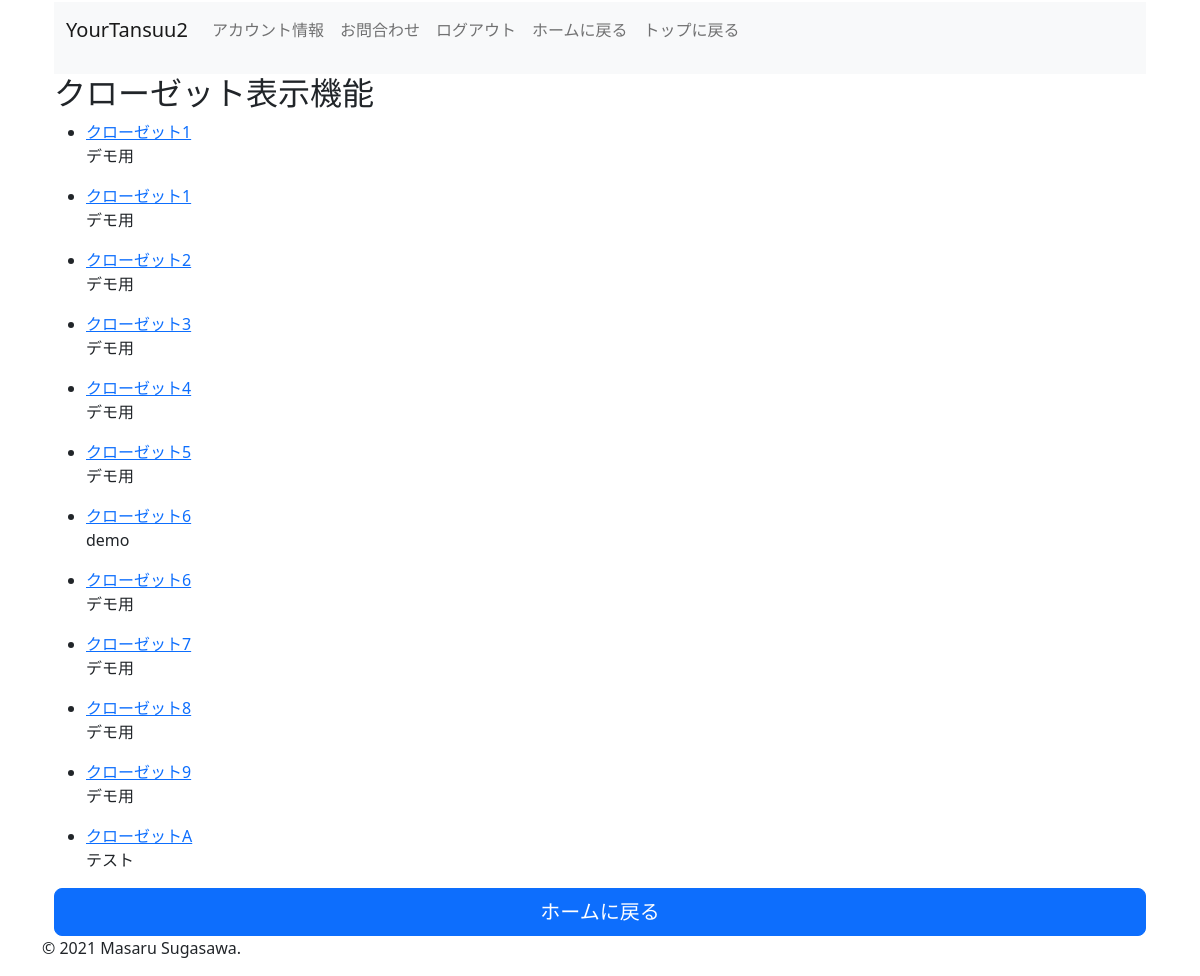
The page /contents/closet_list/ (signed in) on the database as committed earlier.
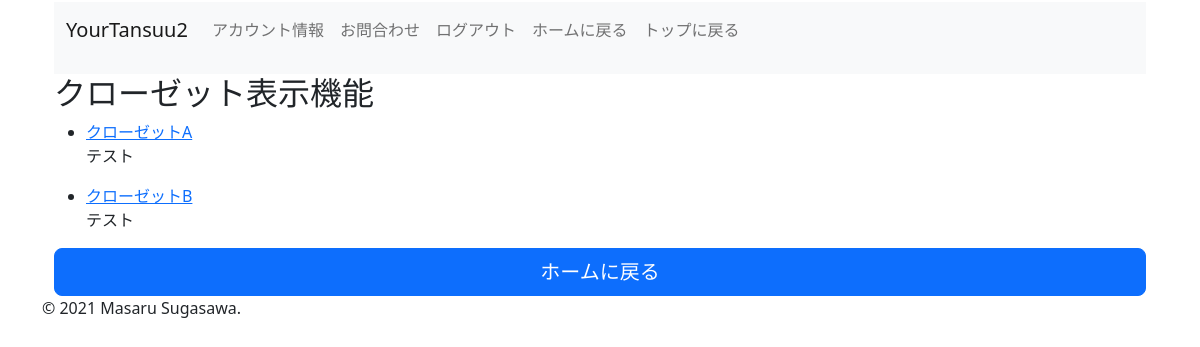
The same page on the database as committed later.
### item/models.py (models this page shows, shortened)
class Closet(models.Model):
    user = models.ForeignKey(settings.AUTH_USER_MODEL, verbose_name='ユーザー', on_delete=models.CASCADE,null=True)
    closet_name = models.CharField(verbose_name='クローゼット名', max_length=255)
    closet_memo = models.CharField(verbose_name='メモ', max_length=325)
    create_date = models.DateTimeField(verbose_name='作成日', auto_now_add=True)
    class Meta:
        ordering = ['closet_name']

### item/views.py (the view)
# urls.py: path('closet_list/',ClosetListView, name = 'closet_list'),
@login_required
def ClosetListView(request):
    object_list = Closet.objects.filter(user_id = request.user)
    return render(request, 'contents/closet_list.html', {'object_list':object_list})

### templates/contents/closet_list.html (shortened to what this page needs)
{% extends 'contents/base.html' %}
{% load django_bootstrap5 %}
{% block content %}
<div class="container">
    <h2>クローゼット表示機能</h2>
    {% for item in object_list %}
    <ul>
    <li><a href="{% url 'item_list' %}?closet={{ item.pk }}">{{ item.closet_name }}</a></li>
    <p>{{ item.closet_memo }}</p>
  </ul>
    {% endfor %}
<a href="{% url 'home' %}"button class="w-100 btn btn-lg btn-primary" type="submit">ホームに戻る</a></button>
</div>
{% endblock content %}

Rows that differ between the two databases and show on the page:
removed Closet: closet_name "クローゼット1", closet_memo "デモ用"
removed Closet: closet_name "クローゼット1", closet_memo "デモ用"
removed Closet: closet_name "クローゼット2", closet_memo "デモ用"
removed Closet: closet_name "クローゼット3", closet_memo "デモ用"
removed Closet: closet_name "クローゼット4", closet_memo "デモ用"
removed Closet: closet_name "クローゼット5", closet_memo "デモ用"
removed Closet: closet_name "クローゼット6", closet_memo "demo"
removed Closet: closet_name "クローゼット6", closet_memo "デモ用"
removed Closet: closet_name "クローゼット7", closet_memo "デモ用"
removed Closet: closet_name "クローゼット8", closet_memo "デモ用"
removed Closet: closet_name "クローゼット9", closet_memo "デモ用"
added Closet: closet_name "クローゼットB", closet_memo "テスト"
